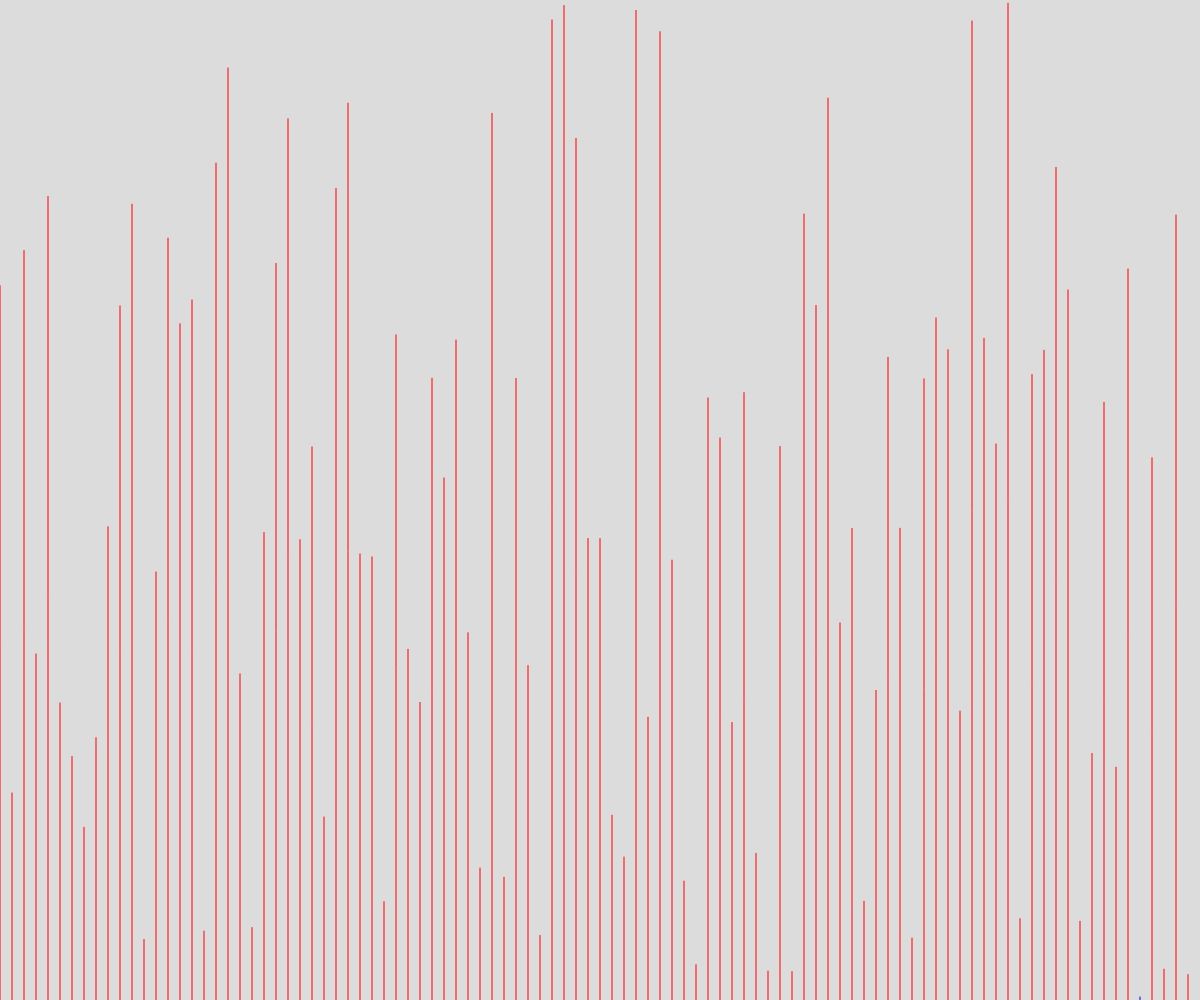
Frame 1 (no input)
Frame 60 (no input): identical to frame 1, image omitted
Frame 120 (the mouse pressed at the canvas centre since frame 60): identical to frame 1, image omitted

The p5.js sketch that drew this single still picture (run headless with seeded random() and noise() and a simulated clock; from frame 60 on, the mouse is pressed at the canvas centre):

// p5.js sketch
// ── sketch.js
// create an empty array to hold our circles
let values = [];

function setup() {

  // fitting the canvas to the window size
  createCanvas(windowWidth, windowHeight);

  //add 100 random values to the array
  for (let i = 0; i < 100; i++) {
    values.push(random(height));
  }
}

function draw() {
  background(220);


  // draw red pixels for each value in the array > 100 and blue pixels for each value <= 100
  for (let i = 0; i < values.length; i++) {
    if (values[i] > 10) {
      stroke(255, 0, 0);
    } else {
      stroke(0, 0, 255);
    }
    line(i * (width / values.length), height, i * (width / values.length), height - values[i]);

  }

}
